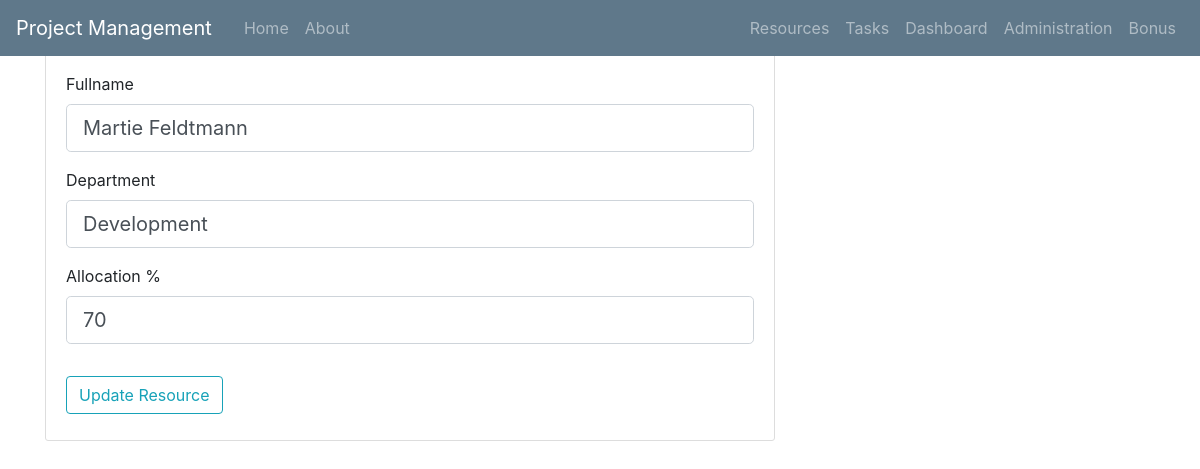
Page /resources/1 on the committed database.
### pmapp/models.py (models this page shows, shortened)
class Resource(db.Model):
    __tablename__ = 'resource'
    __table_args__ = { 'extend_existing' : True} # althrough sqlalchemy learned the table, we're telling it we're going to change it
    resource_id = db.Column(db.Integer, primary_key=True)
    fullname = db.Column(db.String(150), nullable=False)
    department = db.Column(db.String(100), nullable=False)
    allocation_percentage = db.Column(db.Integer, nullable=False)
    marker_image = db.Column(db.String(20), nullable=False, default='default_marker.jpg')
    tasks = db.relationship('Task', backref='resource', lazy=True)

### pmapp/routes.py (the view)
@app.route("/resources/<int:resource_id>", methods=['GET', 'POST']) #pass the resource id variable into the  route to display the specific record
def update_resource(resource_id):
    update_resource = Resource.query.get_or_404(resource_id) #this will get the resource record, or if it does not exist, show 404 error
    form = UpdateResourceForm()
    if form.validate_on_submit():
        update_resource.fullname = form.fullname.data
        update_resource.department = form.department.data
        update_resource.allocation_percentage = form.allocation_percentage.data
        db.session.commit()
        flash('The resource has been updated!', 'success')
        return redirect(url_for('resources'))
    elif request.method == 'GET':
        form.fullname.data = update_resource.fullname
        form.department.data = update_resource.department
        form.allocation_percentage.data = update_resource.allocation_percentage
    return render_template('update_resource.html', title=update_resource.fullname, form=form)

### pmapp/forms.py
class UpdateResourceForm(FlaskForm):
    fullname = StringField('Fullname',
                           validators=[DataRequired()])
    department = StringField('Department',
                        validators=[DataRequired()])
    allocation_percentage = StringField('Allocation %', validators=[DataRequired()])
    submit = SubmitField('Update Resource')

### pmapp/templates/update_resource.html (shortened to what this page needs)
{% extends "layout.html" %}
{% block content %}
    <div class="content-section">
        <form method="POST" action="" enctype="multipart/form-data">
            <fieldset class="form-group">
                <legend class="border-bottom mb-4">Update Resource</legend>
                <div class="form-group">
                    {{ form.fullname.label(class="form-control-label") }}
                    {% if form.fullname.errors %}
                        {{ form.fullname(class="form-control form-control-lg is-invalid") }}
                        <div class="invalid-feedback">
                            {% for error in form.fullname.errors %}
                                <span>{{ error }}</span>
                            {% endfor %}
                        </div>
                    {% else %}
                        {{ form.fullname(class="form-control form-control-lg") }}
                    {% endif %}
                </div>
                <div class="form-group">
                    {{ form.department.label(class="form-control-label") }}
                    {% if form.department.errors %}
                        {{ form.department(class="form-control form-control-lg is-invalid") }}
                        <div class="invalid-feedback">
                            {% for error in form.department.errors %}
                                <span>{{ error }}</span>
                            {% endfor %}
                        </div>
                    {% else %}
                        {{ form.department(class="form-control form-control-lg") }}
                    {% endif %}
                </div>
                <div class="form-group">
                    {{ form.allocation_percentage.label(class="form-control-label") }}
                    {% if form.allocation_percentage.errors %}
                        {{ form.allocation_percentage(class="form-control form-control-lg is-invalid") }}
                        <div class="invalid-feedback">
                            {% for error in form.allocation_percentage.errors %}
                                <span>{{ error }}</span>
                            {% endfor %}
                        </div>
                    {% else %}
                        {{ form.allocation_percentage(class="form-control form-control-lg") }}
                    {% endif %}
                </div>
            </fieldset>
            <div class="form-group">
                {{ form.submit(class="btn btn-outline-info") }}
            </div>
        </form>
    </div>
{% endblock content %}

### pmapp/static/main.css (style rules this page uses)
body { background: #fafafa; color: #333333; margin-top: 5rem; }
.content-section { background: #ffffff; padding: 10px 20px; border: 1px solid #dddddd; border-radius: 3px; margin-bottom: 20px; }

### rows in the picture
Resource: fullname "Martie Feldtmann", department "Development", allocation_percentage "70"
